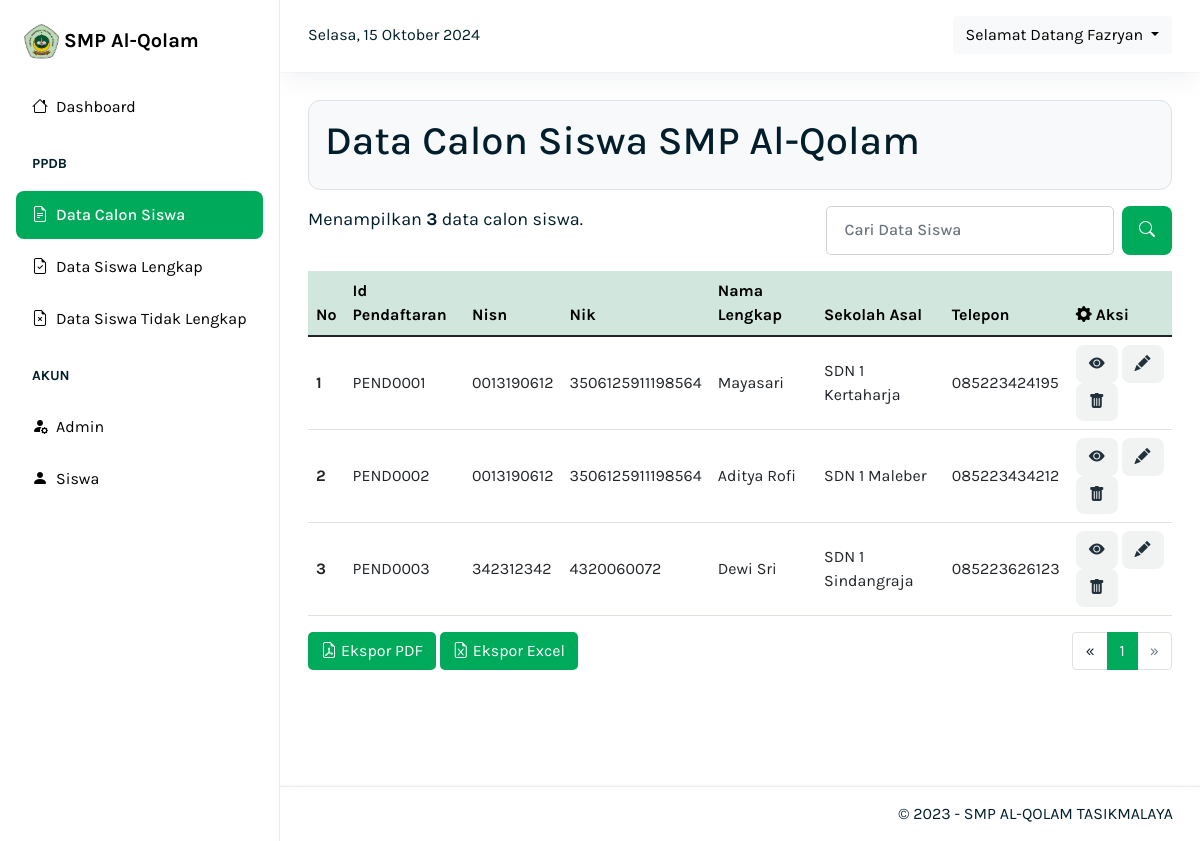
Page /dashboard/data_calon_siswa.php (signed in) on the committed database.
### tables this page shows
CREATE TABLE `pendaftaran` (
  `id_pendaftaran` varchar(11) NOT NULL,
  `nama_lengkap` varchar(100) NOT NULL,
  `nik` varchar(100) NOT NULL,
  `nisn` varchar(100) NOT NULL,
  `jenis_kelamin` varchar(12) NOT NULL,
  `tempat_lahir` varchar(100) NOT NULL,
  `tanggal_lahir` varchar(100) NOT NULL,
  `sekolah_asal` varchar(100) NOT NULL,
  `agama` varchar(15) NOT NULL,
  `nama_ayah` varchar(100) NOT NULL,
  `nama_ibu` varchar(100) NOT NULL,
  `pekerjaan_ayah` varchar(100) NOT NULL,
  `pekerjaan_ibu` varchar(100) NOT NULL,
  `alamat` text NOT NULL,
  `nomor_telepon` varchar(13) NOT NULL,
  `pdf_ijazah` varchar(100) NOT NULL,
  `pdf_akta` varchar(100) NOT NULL,
  `pdf_kk` varchar(100) NOT NULL,
  `pdf_ktp` varchar(100) NOT NULL,
  `pdf_nisn` varchar(100) NOT NULL,
  `foto` varchar(100) NOT NULL,
  `tgl_pendaftaran` timestamp NOT NULL DEFAULT current_timestamp() ON UPDATE current_timestamp(),
  `status` tinyint(4) NOT NULL DEFAULT 0
);

### dashboard/data_calon_siswa.php (the view, shortened to what this page needs)
<?php
include "../config/fungsi.php";
$batas_halaman = 6;
$halaman = isset($_GET["halaman"]) ? (int) $_GET["halaman"] : 1;
$halaman_awal = ($halaman > 1) ? ($halaman * $batas_halaman) - $batas_halaman : 0;
$sebelumnya = $halaman - 1;
$selanjutnya = $halaman + 1;
$data_pendftaran = mysqli_query($koneksi, "SELECT * FROM pendaftaran");
$jumlah_data = mysqli_num_rows($data_pendftaran);
$total_halaman = ceil($jumlah_data / $batas_halaman);
$nomor = $halaman_awal + 1;
$pendaftaran = mysqli_query($koneksi, "SELECT * FROM pendaftaran LIMIT $halaman_awal, $batas_halaman");
?>
<!DOCTYPE html>
<html lang="en">
<head>
    <link rel="stylesheet" href="../asset/css/bootstrap.css">
    <link rel="stylesheet" href="../asset/css/style.css">
    <link rel="stylesheet" href="https://cdn.jsdelivr.net/npm/bootstrap-icons@1.10.5/font/bootstrap-icons.css">
</head>
<body>
    <nav class="navbar navbar-expand-lg navbar-glass shadow-2">
        <div class="container-fluid">
            <div class="d-flex justify-content-between align-items-center w-100">
                <div>
                    <div id="waktu" class="d-none d-xl-block"></div>
                </div>
                <div class="dropdown">
                    <button class="btn btn-light dropdown-toggle text-capitalize" type="button" id="dropdownMenuButton1" data-bs-toggle="dropdown" aria-expanded="false">
                        Selamat Datang <?= $_SESSION["username"] ?>
                    </button>
                </div>
            </div>
        </div>
    </nav>
    <div class="wrapper">
        <?php include "layout/sidebar.php" ?>
        <div class="main-panel">
            <div class="content">
                <div class="container">
                    <div class="row">
                        <div class="col-12">
                            <div class="bg-light border rounded-8 p-3">
                                <h1 class="fw-500">Data Calon Siswa SMP Al-Qolam</h1>
                            </div>
                        </div>
                    </div>
                    <div class="row justify-content-between mt-3">
                        <div class="col-md-5 col-lg-5">
                            <span class="fs-18">Menampilkan <b><?= $jumlah_data ?></b> data calon siswa.</span>
                        </div>
                        <div class="col-md-6 col-lg-5">
                            <form action="cari_data_siswa.php" method="post" class="d-flex">
                                <input type="text" class="form-control me-1 me-md-2" name="cari_siswa" maxlength="50" placeholder="Cari Data Siswa" required autocomplete="off">
                                <button type="submit" class="btn btn-green px-3" style="border-radius: 8px;"><i class="bi bi-search"></i></button>
                            </form>
                        </div>
                    </div>
                    <div class="row mt-3">
                        <div class="table-responsive">
                            <table class="table align-middle">
                                <thead class="table-success">
                                    <tr>
                                        <th>No</th>
                                        <th>Id Pendaftaran</th>
                                        <th>Nisn</th>
                                        <th>Nik</th>
                                        <th>Nama Lengkap</th>
                                        <th>Sekolah Asal</th>
                                        <th>Telepon</th>
                                        <th><i class="bi bi-gear-fill"></i> Aksi</th>
                                    </tr>
                                </thead>
                                <tbody>
                                    <?php foreach ($pendaftaran as $data) : ?>
                                        <tr>
                                            <td class="fw-bold"><?= $nomor ?></td>
                                            <td><?= $data["id_pendaftaran"] ?></td>
                                            <td><?= $data["nisn"] ?></td>
                                            <td><?= $data["nik"] ?></td>
                                            <td><?= $data["nama_lengkap"] ?></td>
                                            <td><?= $data["sekolah_asal"] ?></td>
                                            <td><?= $data["nomor_telepon"] ?></td>
                                            <td>
                                                <a href="detail_siswa.php?id_pendaftaran=<?= $data["id_pendaftaran"] ?>" class="btn btn-gray"><i class="bi bi-eye-fill"></i></a>
                                                <a href="edit_data_siswa.php?id_pendaftaran=<?= $data["id_pendaftaran"] ?>" class="btn btn-gray"><i class="bi bi-pencil-fill"></i></a>
                                                <form action="hapus_calon_siswa.php" method="post" class="d-inline">
                                                    <button type="submit" name="hapus_siswa" onclick="return confirm('Yakin Hapus?')" class="btn btn-gray"><i class="bi bi-trash-fill"></i></button>
                                                </form>
                                            </td>
                                        </tr>
                                        <?php $nomor++ ?>
                                    <?php endforeach ?>
                                </tbody>
                            </table>
                            <div class="d-flex justify-content-between">
                                <div>
                                    <a href="laporan/laporan_calon_siswa.php" target="_blank" class="btn btn-green"><i class="bi bi-file-earmark-pdf me-1 fw-bold"></i>Ekspor PDF</a>
                                    <a href="laporan/laporan_calon_siswa_excel.php" target="_blank" class="btn btn-green"><i class="bi bi-file-earmark-excel me-1 fw-bold"></i>Ekspor Excel</a>
                                </div>
                                <ul class="pagination">
                                    <li class="page-item  <?php if ($halaman < 1) {
                                                                echo "disabled";
                                                            } ?>">
                                        <a class="page-link" <?php if ($halaman > 1) {
                                                                    echo "href='?halaman=$sebelumnya'";
                                                                } ?>>&laquo;</a>
                                    </li>
                                    <?php for ($i = 1; $i <= $total_halaman; $i++) : ?>
                                        <li class="page-item  <?php if ($halaman == $i) {
                                                                    echo "active";
                                                                } ?>">
                                            <a class="page-link" href="?halaman=<?= $i ?>"><?= $i ?></a>
                                        </li>
                                    <?php endfor ?>
                                    <li class="page-item <?php if ($halaman >= $total_halaman) {
                                                                echo "disabled";
                                                            } ?>">
                                        <a class="page-link" <?php if ($halaman < $total_halaman) {
                                                                    echo "href='?halaman=$selanjutnya'";
                                                                } ?>>&raquo</a>
                                    </li>
                                </ul>
                            </div>
                        </div>
                    </div>
                </div>
            </div>
            <?php include 'layout/footer.php'; ?>
        </div>
    </div>
</body>
</html>

### asset/css/style.css (style rules this page uses)
:root { --font-rubick: 'Rubick'; --font-roboto: 'Roboto'; --color-dark: #001e2b; --color-default: #0c0c0b; --color-gray: #5c6c75; --color-gray-100: #f0f3f2; --color-gray-200: #ecf0ef; --color-gray-300: #cccfce; --color-gray-500: #889397; --color-gray-700: #3d4f58; --color-gray-800: #21313c; --color-green: #00AA5B; --color-green-light: #ceefce; --color-green-hover: #098A4E; --color-blue: #016bf8; --border-color-green: #00AA5B; --border-color-default: #E9E9E7; --border-color-3: #c0c2c2; --border-color-3: rgb(242, 248, 254); }
body { font-family: 'Karla', sans-serif; color: var(--color-dark); }
a { text-decoration: none; color: #000; }
.navbar-glass { -webkit-backdrop-filter: blur(6px); backdrop-filter: blur(6px); background-color: hsla(0, 0%, 100%, .8); background-image: none; box-shadow: none; box-sizing: border-box; color: var(--fc-gray-600); display: flex; flex-direction: column; flex-shrink: 0; height: 72px; left: auto; padding: 1rem; position: fixed; right: 0; top: 0; width: calc(100% - 280px); z-index: 1034; }
.wrapper { display: flex; min-height: 100vh; position: relative; top: 0; }
.main-panel { position: relative; width: calc(100% - 280px); height: 100vh; min-height: 100%; float: right; transition: all .3s; }
.content { flex-grow: 1; padding: 100px 16px; width: 100%; min-height: calc(100% - 55px); overflow: hidden; }
.page-item .page-link { color: var(--color-dark); }
.page-item.active .page-link { background-color: var(--color-green); border-color: var(--color-green); }
.btn-green { background: var(--color-green); color: #fff; border-radius: 0.3125rem; transition: 0.3s; }
.btn-gray { background: var(--color-gray-100); color: var(--color-gray-800); border-radius: 8px; transition: 0.2s; }
.fs-18 { font-size: 18px; }
.fw-500 { font-weight: 500; }
.rounded-8 { border-radius: 0.75rem; }
.shadow-2 { box-shadow: 0 0 2px rgba(145, 158, 171, .2), 0 12px 24px -4px rgba(145, 158, 171, .12); }
.form-control { border: 0.0625 solid #e7eaf3; border-radius: 0.3125rem; color: #21313c; font-size: 1rem; font-weight: 500; line-height: 1.5; padding: 0.705rem 1.09205rem; }

### rows in the picture
pendaftaran: id_pendaftaran "PEND0001", nisn "0013190612", nik "3506125911198564", nama_lengkap "Mayasari", sekolah_asal "SDN 1 Kertaharja", nomor_telepon "085223424195"
pendaftaran: id_pendaftaran "PEND0002", nisn "0013190612", nik "3506125911198564", nama_lengkap "Aditya Rofi", sekolah_asal "SDN 1 Maleber", nomor_telepon "085223434212"
pendaftaran: id_pendaftaran "PEND0003", nisn "342312342", nik "4320060072", nama_lengkap "Dewi Sri", sekolah_asal "SDN 1 Sindangraja", nomor_telepon "085223626123"

### other values in the picture
$_SESSION["username"] "Fazryan"
$jumlah_data "3"
